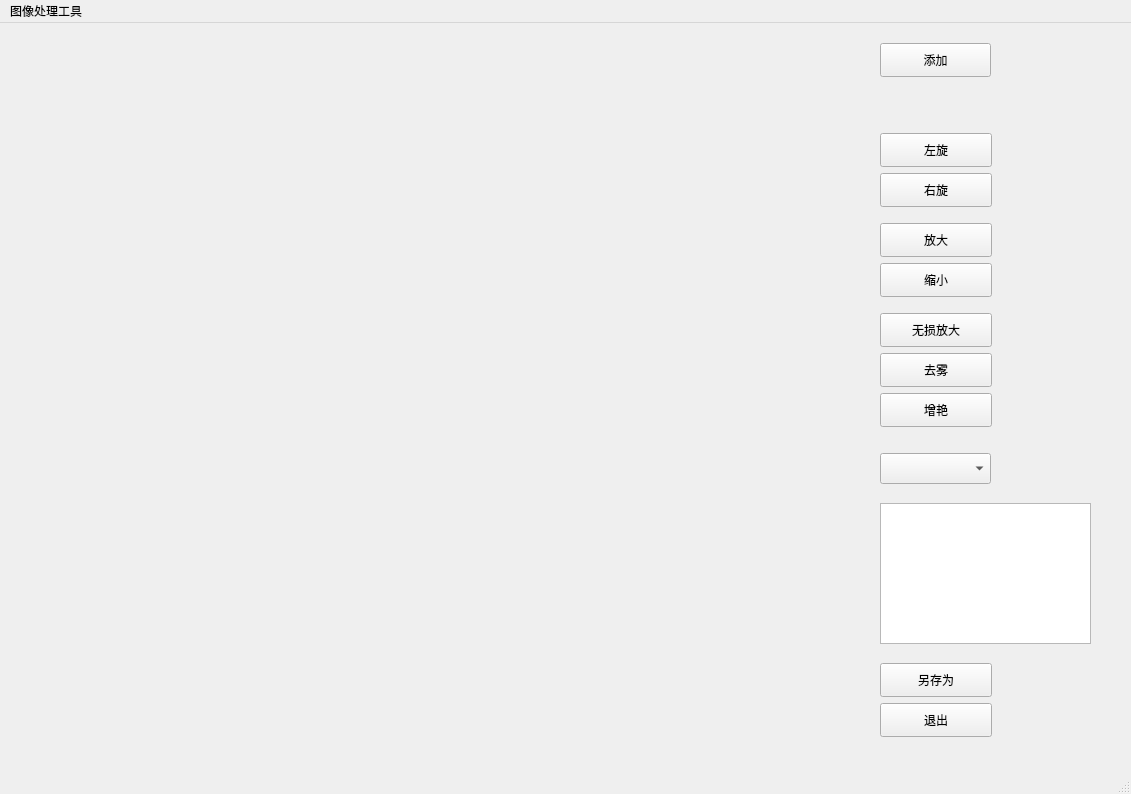
<?xml version="1.0" encoding="UTF-8"?>
<ui version="4.0">
 <class>MainWindow</class>
 <widget class="QMainWindow" name="MainWindow">
  <property name="geometry">
   <rect>
    <x>0</x>
    <y>0</y>
    <width>1131</width>
    <height>794</height>
   </rect>
  </property>
  <property name="windowTitle">
   <string>MainWindow</string>
  </property>
  <widget class="QWidget" name="centralwidget">
   <widget class="QPushButton" name="pushButton">
    <property name="geometry">
     <rect>
      <x>880</x>
      <y>20</y>
      <width>111</width>
      <height>34</height>
     </rect>
    </property>
    <property name="text">
     <string>添加</string>
    </property>
   </widget>
   <widget class="QPushButton" name="pushButton_2">
    <property name="geometry">
     <rect>
      <x>880</x>
      <y>110</y>
      <width>112</width>
      <height>34</height>
     </rect>
    </property>
    <property name="text">
     <string>左旋</string>
    </property>
   </widget>
   <widget class="QPushButton" name="pushButton_3">
    <property name="geometry">
     <rect>
      <x>880</x>
      <y>150</y>
      <width>112</width>
      <height>34</height>
     </rect>
    </property>
    <property name="text">
     <string>右旋</string>
    </property>
   </widget>
   <widget class="QPushButton" name="pushButton_4">
    <property name="geometry">
     <rect>
      <x>880</x>
      <y>200</y>
      <width>112</width>
      <height>34</height>
     </rect>
    </property>
    <property name="text">
     <string>放大</string>
    </property>
   </widget>
   <widget class="QPushButton" name="pushButton_5">
    <property name="geometry">
     <rect>
      <x>880</x>
      <y>240</y>
      <width>112</width>
      <height>34</height>
     </rect>
    </property>
    <property name="text">
     <string>缩小</string>
    </property>
   </widget>
   <widget class="QPushButton" name="pushButton_6">
    <property name="geometry">
     <rect>
      <x>880</x>
      <y>290</y>
      <width>112</width>
      <height>34</height>
     </rect>
    </property>
    <property name="text">
     <string>无损放大</string>
    </property>
   </widget>
   <widget class="QPushButton" name="pushButton_7">
    <property name="geometry">
     <rect>
      <x>880</x>
      <y>330</y>
      <width>112</width>
      <height>34</height>
     </rect>
    </property>
    <property name="text">
     <string>去雾</string>
    </property>
   </widget>
   <widget class="QPushButton" name="pushButton_8">
    <property name="geometry">
     <rect>
      <x>880</x>
      <y>370</y>
      <width>112</width>
      <height>34</height>
     </rect>
    </property>
    <property name="text">
     <string>增艳</string>
    </property>
   </widget>
   <widget class="QPushButton" name="pushButton_9">
    <property name="geometry">
     <rect>
      <x>880</x>
      <y>640</y>
      <width>112</width>
      <height>34</height>
     </rect>
    </property>
    <property name="text">
     <string>另存为</string>
    </property>
   </widget>
   <widget class="QPushButton" name="pushButton_10">
    <property name="geometry">
     <rect>
      <x>880</x>
      <y>680</y>
      <width>112</width>
      <height>34</height>
     </rect>
    </property>
    <property name="text">
     <string>退出</string>
    </property>
   </widget>
   <widget class="QComboBox" name="comboBox">
    <property name="geometry">
     <rect>
      <x>880</x>
      <y>430</y>
      <width>111</width>
      <height>31</height>
     </rect>
    </property>
   </widget>
   <widget class="QTextBrowser" name="textBrowser">
    <property name="geometry">
     <rect>
      <x>880</x>
      <y>480</y>
      <width>211</width>
      <height>141</height>
     </rect>
    </property>
   </widget>
  </widget>
  <widget class="QMenuBar" name="menubar">
   <property name="geometry">
    <rect>
     <x>0</x>
     <y>0</y>
     <width>1131</width>
     <height>30</height>
    </rect>
   </property>
   <widget class="QMenu" name="menu">
    <property name="title">
     <string>图像处理工具</string>
    </property>
   </widget>
   <addaction name="menu"/>
  </widget>
  <widget class="QStatusBar" name="statusbar"/>
 </widget>
 <resources/>
 <connections/>
</ui>
